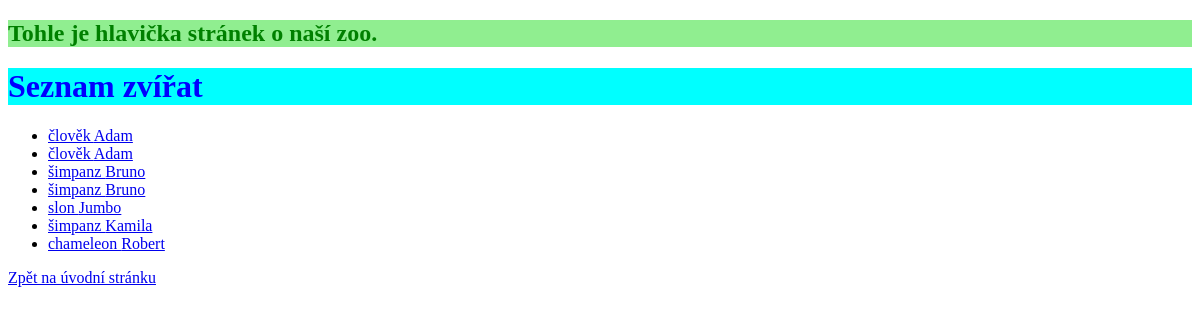
Page /informace/seznam/ on the earlier database version.
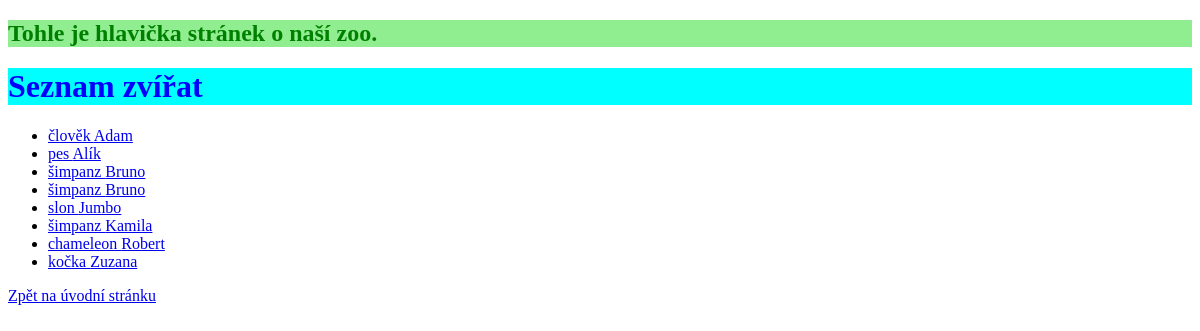
Same page on the later database version.
### informace/models.py (models this page shows, shortened)
class Zvire(models.Model):
    jmeno = models.CharField(max_length=30)
    druh = models.CharField(max_length=30)
    vek = models.IntegerField()
    popis = models.CharField(max_length=200)
    barva = models.CharField(max_length=30, null=True)
    pavilon = models.ForeignKey(Pavilon, on_delete = models.PROTECT, null=True)
    class Meta:
        verbose_name_plural = "Zvirata"
        ordering = ("jmeno", "-id")

### informace/views.py (the view)
# urls.py: path("seznam/", views.seznam, name="seznam_zvirat"),
def seznam(request):
    zvirata = Zvire.objects.all()
    return render(request, "informace/seznam.html", {
        "seznam": zvirata
    })

### informace/templates/informace/seznam.html (shortened to what this page needs)
{% extends "base.html" %}
{% load static %}
{% block css %}
<link rel="stylesheet" href="{% static "informace/style.css" %}">
{% endblock %}
{% block hlavni %}
<h1>Seznam zvířat</h1>
<ul>
    {% for zvire in seznam %}
    <li><a href="{% url 'zvire' zvire.id %}"> {{ zvire.druh|lower }} {{ zvire.jmeno|capfirst }}</a></li>
    {% endfor %}
</ul>
<a href="{% url 'uvod' %}">Zpět na úvodní stránku</a>
{% endblock hlavni %}

Differences in the rows shown:
removed Zvire: druh "člověk", jmeno "Adam"
added Zvire: druh "pes", jmeno "Alík"
added Zvire: druh "kočka", jmeno "Zuzana"
